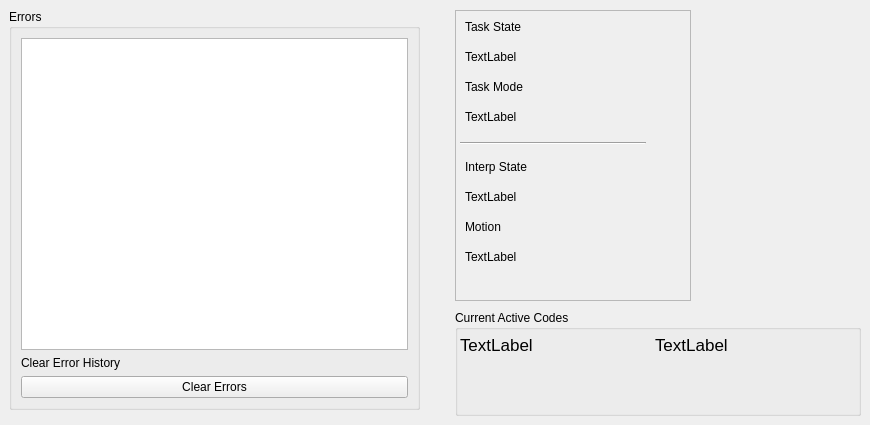
    <widget class="QWidget" name="status_tab">
     <attribute name="title">
      <string>Status</string>
     </attribute>
     <widget class="QGroupBox" name="groupBox_2">
      <property name="geometry">
       <rect>
        <x>9</x>
        <y>9</y>
        <width>411</width>
        <height>401</height>
       </rect>
      </property>
      <property name="title">
       <string>Errors</string>
      </property>
      <layout class="QGridLayout" name="gridLayout_11">
       <item row="1" column="0">
        <widget class="QLabel" name="label_17">
         <property name="text">
          <string>Clear Error History</string>
         </property>
        </widget>
       </item>
       <item row="2" column="0">
        <widget class="QPushButton" name="clear_error_history_pb">
         <property name="text">
          <string>Clear Errors</string>
         </property>
        </widget>
       </item>
       <item row="0" column="0">
        <widget class="QPlainTextEdit" name="errors_pte"/>
       </item>
      </layout>
     </widget>
     <widget class="QFrame" name="frame_6">
      <property name="geometry">
       <rect>
        <x>455</x>
        <y>10</y>
        <width>236</width>
        <height>291</height>
       </rect>
      </property>
      <property name="frameShape">
       <enum>QFrame::StyledPanel</enum>
      </property>
      <property name="frameShadow">
       <enum>QFrame::Raised</enum>
      </property>
      <widget class="QLabel" name="task_mode_lb">
       <property name="geometry">
        <rect>
         <x>10</x>
         <y>90</y>
         <width>131</width>
         <height>34</height>
        </rect>
       </property>
       <property name="text">
        <string>TextLabel</string>
       </property>
      </widget>
      <widget class="QLabel" name="label_8">
       <property name="geometry">
        <rect>
         <x>10</x>
         <y>60</y>
         <width>151</width>
         <height>34</height>
        </rect>
       </property>
       <property name="text">
        <string>Task Mode</string>
       </property>
      </widget>
      <widget class="QLabel" name="label_7">
       <property name="geometry">
        <rect>
         <x>10</x>
         <y>0</y>
         <width>151</width>
         <height>34</height>
        </rect>
       </property>
       <property name="text">
        <string>Task State</string>
       </property>
      </widget>
      <widget class="QLabel" name="task_state_lb">
       <property name="geometry">
        <rect>
         <x>10</x>
         <y>30</y>
         <width>131</width>
         <height>34</height>
        </rect>
       </property>
       <property name="text">
        <string>TextLabel</string>
       </property>
      </widget>
      <widget class="QLabel" name="motion_mode_lb">
       <property name="geometry">
        <rect>
         <x>10</x>
         <y>230</y>
         <width>151</width>
         <height>34</height>
        </rect>
       </property>
       <property name="text">
        <string>TextLabel</string>
       </property>
      </widget>
      <widget class="QLabel" name="interp_state_lb">
       <property name="geometry">
        <rect>
         <x>10</x>
         <y>170</y>
         <width>151</width>
         <height>34</height>
        </rect>
       </property>
       <property name="text">
        <string>TextLabel</string>
       </property>
      </widget>
      <widget class="QLabel" name="label_22">
       <property name="geometry">
        <rect>
         <x>10</x>
         <y>200</y>
         <width>131</width>
         <height>34</height>
        </rect>
       </property>
       <property name="text">
        <string>Motion</string>
       </property>
      </widget>
      <widget class="QLabel" name="label_18">
       <property name="geometry">
        <rect>
         <x>10</x>
         <y>140</y>
         <width>151</width>
         <height>34</height>
        </rect>
       </property>
       <property name="text">
        <string>Interp State</string>
       </property>
      </widget>
      <widget class="Line" name="line">
       <property name="geometry">
        <rect>
         <x>5</x>
         <y>125</y>
         <width>186</width>
         <height>16</height>
        </rect>
       </property>
       <property name="orientation">
        <enum>Qt::Horizontal</enum>
       </property>
      </widget>
     </widget>
     <widget class="QGroupBox" name="groupBox_9">
      <property name="geometry">
       <rect>
        <x>455</x>
        <y>310</y>
        <width>406</width>
        <height>106</height>
       </rect>
      </property>
      <property name="title">
       <string>Current Active Codes</string>
      </property>
      <widget class="QLabel" name="gcodes_lb">
       <property name="geometry">
        <rect>
         <x>5</x>
         <y>25</y>
         <width>186</width>
         <height>66</height>
        </rect>
       </property>
       <property name="font">
        <font>
         <pointsize>13</pointsize>
        </font>
       </property>
       <property name="frameShape">
        <enum>QFrame::NoFrame</enum>
       </property>
       <property name="text">
        <string>TextLabel</string>
       </property>
       <property name="alignment">
        <set>Qt::AlignLeading|Qt::AlignLeft|Qt::AlignTop</set>
       </property>
       <property name="wordWrap">
        <bool>true</bool>
       </property>
      </widget>
      <widget class="QLabel" name="mcodes_lb">
       <property name="geometry">
        <rect>
         <x>200</x>
         <y>25</y>
         <width>201</width>
         <height>66</height>
        </rect>
       </property>
       <property name="font">
        <font>
         <pointsize>13</pointsize>
        </font>
       </property>
       <property name="frameShape">
        <enum>QFrame::NoFrame</enum>
       </property>
       <property name="text">
        <string>TextLabel</string>
       </property>
       <property name="alignment">
        <set>Qt::AlignLeading|Qt::AlignLeft|Qt::AlignTop</set>
       </property>
       <property name="wordWrap">
        <bool>true</bool>
       </property>
      </widget>
     </widget>
    </widget>
